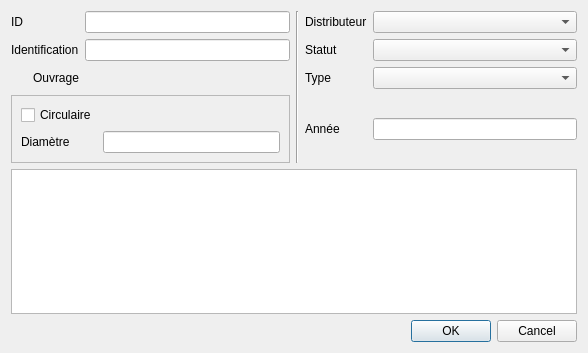
<?xml version="1.0" encoding="UTF-8"?>
<ui version="4.0">
 <class>Dialog</class>
 <widget class="QDialog" name="Dialog">
  <property name="geometry">
   <rect>
    <x>0</x>
    <y>0</y>
    <width>588</width>
    <height>353</height>
   </rect>
  </property>
  <property name="windowTitle">
   <string>Couvercle</string>
  </property>
  <layout class="QGridLayout" name="gridLayout_2">
   <item row="3" column="4">
    <widget class="QLabel" name="label_14">
     <property name="text">
      <string>Année</string>
     </property>
    </widget>
   </item>
   <item row="1" column="0" colspan="2">
    <widget class="QLabel" name="label_5">
     <property name="text">
      <string>Identification</string>
     </property>
    </widget>
   </item>
   <item row="0" column="4" colspan="2">
    <widget class="QLabel" name="label_2">
     <property name="text">
      <string>Distributeur</string>
     </property>
    </widget>
   </item>
   <item row="0" column="6">
    <widget class="QComboBox" name="fk_distributor"/>
   </item>
   <item row="1" column="2">
    <widget class="QLineEdit" name="identification"/>
   </item>
   <item row="1" column="4" colspan="2">
    <widget class="QLabel" name="label_3">
     <property name="text">
      <string>Statut</string>
     </property>
    </widget>
   </item>
   <item row="0" column="2">
    <widget class="QLineEdit" name="id">
     <property name="enabled">
      <bool>true</bool>
     </property>
     <property name="readOnly">
      <bool>true</bool>
     </property>
    </widget>
   </item>
   <item row="0" column="3" rowspan="4">
    <widget class="Line" name="line">
     <property name="orientation">
      <enum>Qt::Vertical</enum>
     </property>
    </widget>
   </item>
   <item row="1" column="6">
    <widget class="QComboBox" name="fk_status"/>
   </item>
   <item row="2" column="1">
    <widget class="QLabel" name="label_4">
     <property name="text">
      <string>Ouvrage</string>
     </property>
    </widget>
   </item>
   <item row="2" column="2">
    <widget class="QgsRelationReferenceWidget" name="fk_installation"/>
   </item>
   <item row="2" column="4" colspan="2">
    <widget class="QLabel" name="label_10">
     <property name="text">
      <string>Type</string>
     </property>
    </widget>
   </item>
   <item row="2" column="6">
    <widget class="QComboBox" name="fk_cover_type"/>
   </item>
   <item row="3" column="0" colspan="3">
    <widget class="QFrame" name="frame">
     <property name="frameShape">
      <enum>QFrame::StyledPanel</enum>
     </property>
     <property name="frameShadow">
      <enum>QFrame::Raised</enum>
     </property>
     <layout class="QGridLayout" name="gridLayout">
      <item row="1" column="0">
       <widget class="QLabel" name="label_12">
        <property name="text">
         <string>Diamètre</string>
        </property>
       </widget>
      </item>
      <item row="1" column="1">
       <widget class="QLineEdit" name="form_dimension"/>
      </item>
      <item row="0" column="0">
       <widget class="QCheckBox" name="circular">
        <property name="text">
         <string>Circulaire</string>
        </property>
       </widget>
      </item>
     </layout>
    </widget>
   </item>
   <item row="3" column="6">
    <widget class="QLineEdit" name="year"/>
   </item>
   <item row="4" column="0" colspan="7">
    <widget class="QPlainTextEdit" name="remark"/>
   </item>
   <item row="0" column="0">
    <widget class="QLabel" name="label">
     <property name="text">
      <string>ID</string>
     </property>
    </widget>
   </item>
   <item row="5" column="6">
    <widget class="QDialogButtonBox" name="buttonBox">
     <property name="orientation">
      <enum>Qt::Horizontal</enum>
     </property>
     <property name="standardButtons">
      <set>QDialogButtonBox::Cancel|QDialogButtonBox::Ok</set>
     </property>
    </widget>
   </item>
  </layout>
 </widget>
 <customwidgets>
  <customwidget>
   <class>QgsRelationReferenceWidget</class>
   <extends>QWidget</extends>
   <header>qgsrelationreferencewidget.h</header>
  </customwidget>
 </customwidgets>
 <resources/>
 <connections>
  <connection>
   <sender>buttonBox</sender>
   <signal>accepted()</signal>
   <receiver>Dialog</receiver>
   <slot>accept()</slot>
   <hints>
    <hint type="sourcelabel">
     <x>248</x>
     <y>254</y>
    </hint>
    <hint type="destinationlabel">
     <x>157</x>
     <y>274</y>
    </hint>
   </hints>
  </connection>
  <connection>
   <sender>buttonBox</sender>
   <signal>rejected()</signal>
   <receiver>Dialog</receiver>
   <slot>reject()</slot>
   <hints>
    <hint type="sourcelabel">
     <x>316</x>
     <y>260</y>
    </hint>
    <hint type="destinationlabel">
     <x>286</x>
     <y>274</y>
    </hint>
   </hints>
  </connection>
 </connections>
</ui>
